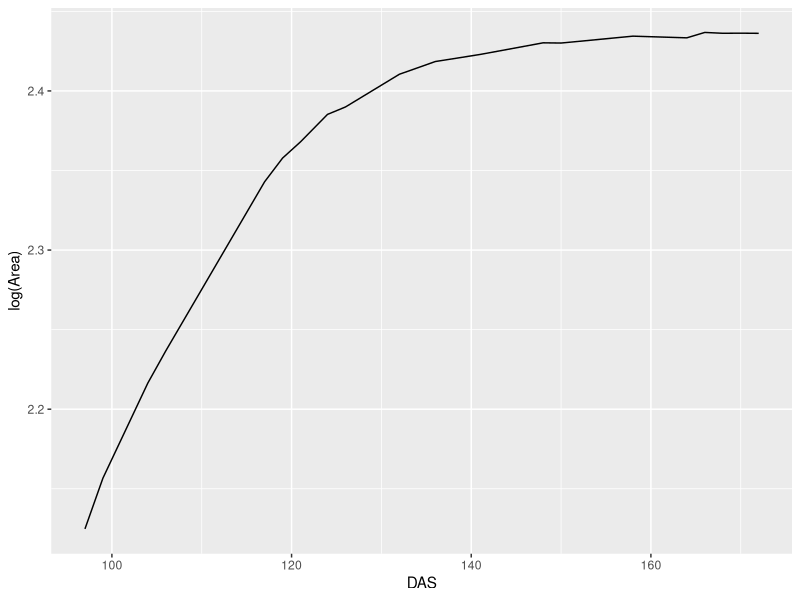
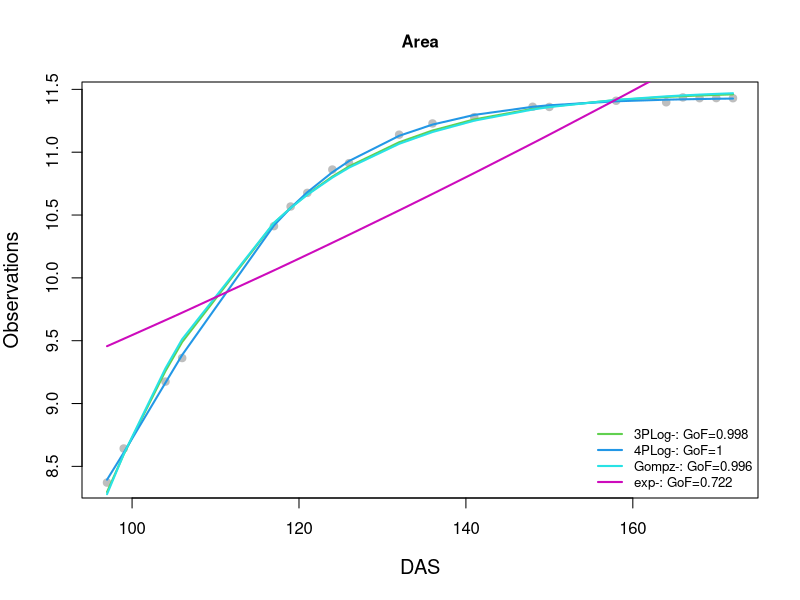

The R source for these figures, in order:
## ---- chunk 1
knitr::opts_chunk$set(echo = TRUE)
## ---- chunk 2
#knitr::opts_chunk$set(echo = TRUE)
library(nlme)
library(ggplot2)
library(minpack.lm)



dat <- 
  structure(list(DAS = c(97L,99L,104L,106L,117L,119L,121L,124L,126L,132L,136L,141L,148L,150L,158L,164L,166L,168L,170L,172L), Area = c(8.370800727, 8.64213355,9.174472016, 9.362132007,10.41167566,10.56785796,10.67644391,10.86194839,10.91280857,11.13945071,11.2288634,
11.27908539,11.36168603,11.36015415,11.40938073,11.39736634,11.43609057,11.4300116,11.43073739,
11.42969817)), .Names = c("DAS", "Area"), class = "data.frame", row.names = c(NA, -20L))

## ---- chunk 3
ggplot(dat, aes(DAS, log(Area)))+ geom_line()


## ---- chunk 4

goodnessoffit = function(dobs, dpred){
  
  gof <- 1 - (sum(( dobs - dpred )^2)/
                    sum((dobs - mean(dobs))^2))
  
  return(gof)
  
}
  

#' Fit logist 3 parm model
#' @param sdat data
#' @param trait to be tested
fitLogis = function(sdat, trait){
  
  y = as.formula(paste(trait, '~', 'SSlogis(DAS, Asym, xmid, scal)', sep=''))
  tmp.logis  <- getInitial(y, data = sdat)
  fit.logis  <- nlsLM(y, trace = F, control = list(maxiter=500), data = sdat)
  return(fit.logis)
 
}


#' Fit logist 4 parm model
#' @param sdat data
#' @param trait to be tested
fitFpl = function(sdat, trait){
  
  y = as.formula(paste(trait, '~', 'SSfpl(DAS, A, B, xmid, scal)', sep=''))
  tmp.fpl  <- getInitial(y, data = sdat)
  fit.fpl <- nlsLM(y, data = sdat)
  return(fit.fpl)
  
}

fitGomp = function(sdat, trait){
  
  y = as.formula(paste(trait, '~', 'SSgompertz(DAS, Asym, b2, b3)', sep=''))
  tmp.gomp <- getInitial(y, data = sdat)
  fit.gomp <- nlsLM(y, data = sdat)
  return(fit.gomp)
  
}

#' Fit exponential
#' @param sdat data
#' @param trait to be tested
fitExp = function(sdat, trait){
  
  t = as.formula(paste(trait, '~', 'DAS', sep=''))
  mod1 <- lm(t, data = sdat)
  y = as.formula(paste(trait, '~', 'M0*exp(r*DAS)', sep=''))
  fit.exp <- nlsLM(y, data = sdat, start = list(M0 = exp(coef(mod1)[1]), r = coef(mod1)[2]))
  return(fit.exp)
}

#' fitBimodal
#' @param sdat data set
#' @title plot
#' @param mute produce a plot (TRUE) or not FALSE
fitBimodal = function(sdat, title=NULL, mute=FALSE){
  
  library(mixtools)
  response = sdat
  mixmdl = normalmixEM(response)
  if(mute == TRUE){
      plot(mixmdl, which=2, main2=title)
      lines(density(response), lty=2, lwd=2)
  }
  return(mixmdl)
  
}
## ---- chunk 5

testModels = function(sdat, trait)
{
  
  m = list()
  m[['3PLog']] = fitLogis(sdat, trait)
  m[['4PLog']] = fitFpl(sdat, trait)
  m[['Gompz']] = fitGomp(sdat, trait)
  m[['exp']] = fitExp(sdat, trait)
  plot(sdat[['DAS']], sdat[[trait]], pch=19, col="grey" , cex.main=1, cex.lab=1.2,
       main=trait, xlab="DAS", ylab="Observations")
  
  le <- c()
  for(i in names(m)){
    lines(sdat[['DAS']], predict(m[[i]]), col=(which(names(m) == i)+2), lwd=2) 
    gof = goodnessoffit(sdat[[trait]], predict(m[[i]]))
    le <- c(le, sprintf("%s-: GoF=%s", i, round(gof, 3)))
  }
  legend("bottomright", legend=le, lwd=2, col=3:6, bty="n", cex=0.8)
}

testModels(dat, 'Area')
